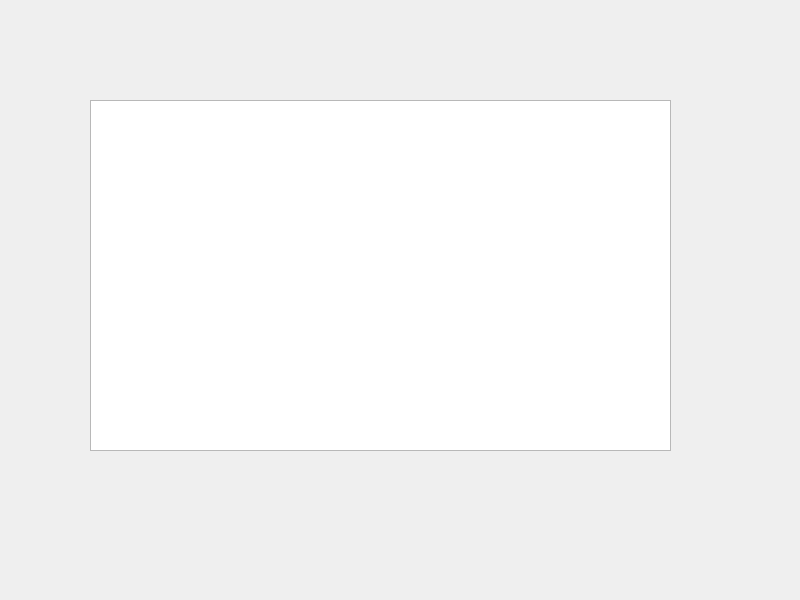
<?xml version="1.0" encoding="UTF-8"?>
<ui version="4.0">
 <class>PanneauAffichageSimple</class>
 <widget class="QWidget" name="PanneauAffichageSimple">
  <property name="geometry">
   <rect>
    <x>0</x>
    <y>0</y>
    <width>800</width>
    <height>600</height>
   </rect>
  </property>
  <property name="windowTitle">
   <string>Panneau d'affichage</string>
  </property>
  <widget class="QTextEdit" name="textEditInformation">
   <property name="geometry">
    <rect>
     <x>90</x>
     <y>100</y>
     <width>581</width>
     <height>351</height>
    </rect>
   </property>
  </widget>
 </widget>
 <resources/>
 <connections/>
</ui>
